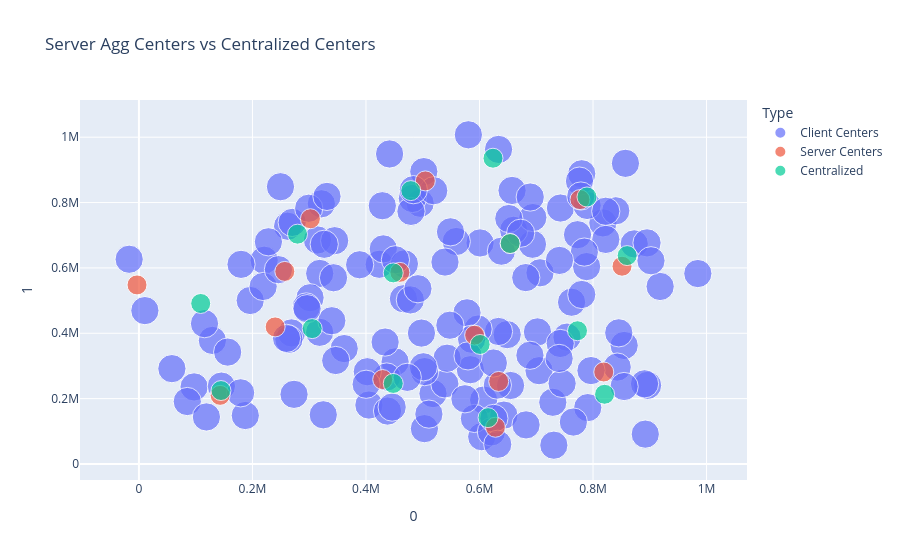

The notebook cell this image was saved under:
### Code cell
i = 0
visualize_centers(sim.clients_centers[i], sim.server_centers['weighted_kmeans'][i], sim.server_centers['kmeans'][i], sim.clients_weights[i])

### Figure 1 — Plotly figure (JSON) as saved in the notebook; plotly's stock layout.template omitted (floating-point values rounded to 4 significant figures; data arrays with more than 128 entries replaced by an {"elided": "..."} marker saying what was removed)
{"data": [{"hovertemplate": "Type=Client Centers<br>0=%{x}<br>1=%{y}<br>weights=%{marker.size}<extra></extra>", "legendgroup": "Client Centers", "marker": {"color": "#636efa", "size": {"elided": "150 float values"}, "sizemode": "area", "sizeref": 0.0025, "symbol": "circle"}, "mode": "markers", "name": "Client Centers", "orientation": "v", "showlegend": true, "type": "scatter", "x": {"elided": "150 float values"}, "xaxis": "x", "y": {"elided": "150 float values"}, "yaxis": "y"}, {"hovertemplate": "Type=Server Centers<br>0=%{x}<br>1=%{y}<br>weights=%{marker.size}<extra></extra>", "legendgroup": "Server Centers", "marker": {"color": "#EF553B", "size": [0.5, 0.5, 0.5, 0.5, 0.5, 0.5, 0.5, 0.5, 0.5, 0.5, 0.5, 0.5, 0.5, 0.5, 0.5], "sizemode": "area", "sizeref": 0.0025, "symbol": "circle"}, "mode": "markers", "name": "Server Centers", "orientation": "v", "showlegend": true, "type": "scatter", "x": [628000.0, 302100.0, 654000.0, 240000.0, 591400.0, 257000.0, 818900.0, 851100.0, 143100.0, 429500.0, 504600.0, -3357.0, 459700.0, 776900.0, 633800.0], "xaxis": "x", "y": [112400.0, 750400.0, 674600.0, 419500.0, 394200.0, 589200.0, 281500.0, 605100.0, 210000.0, 258300.0, 866200.0, 547900.0, 586400.0, 809100.0, 252600.0], "yaxis": "y"}, {"hovertemplate": "Type=Centralized<br>0=%{x}<br>1=%{y}<br>weights=%{marker.size}<extra></extra>", "legendgroup": "Centralized", "marker": {"color": "#00cc96", "size": [0.5, 0.5, 0.5, 0.5, 0.5, 0.5, 0.5, 0.5, 0.5, 0.5, 0.5, 0.5, 0.5, 0.5, 0.5], "sizemode": "area", "sizeref": 0.0025, "symbol": "circle"}, "mode": "markers", "name": "Centralized", "orientation": "v", "showlegend": true, "type": "scatter", "x": [789300.0, 144500.0, 448000.0, 279400.0, 772600.0, 654000.0, 820300.0, 108800.0, 615100.0, 623800.0, 860100.0, 305200.0, 448000.0, 601100.0, 479000.0], "xaxis": "x", "y": [817100.0, 224700.0, 246500.0, 703300.0, 407700.0, 674600.0, 213300.0, 491100.0, 141800.0, 935600.0, 637700.0, 414200.0, 584800.0, 365700.0, 836500.0], "yaxis": "y"}], "layout": {"legend": {"itemsizing": "constant", "title": {"text": "Type"}, "tracegroupgap": 0}, "title": {"text": "Server Agg Centers vs Centralized Centers"}, "xaxis": {"anchor": "y", "domain": [0, 1], "title": {"text": "0"}}, "yaxis": {"anchor": "x", "domain": [0, 1], "title": {"text": "1"}}}}
